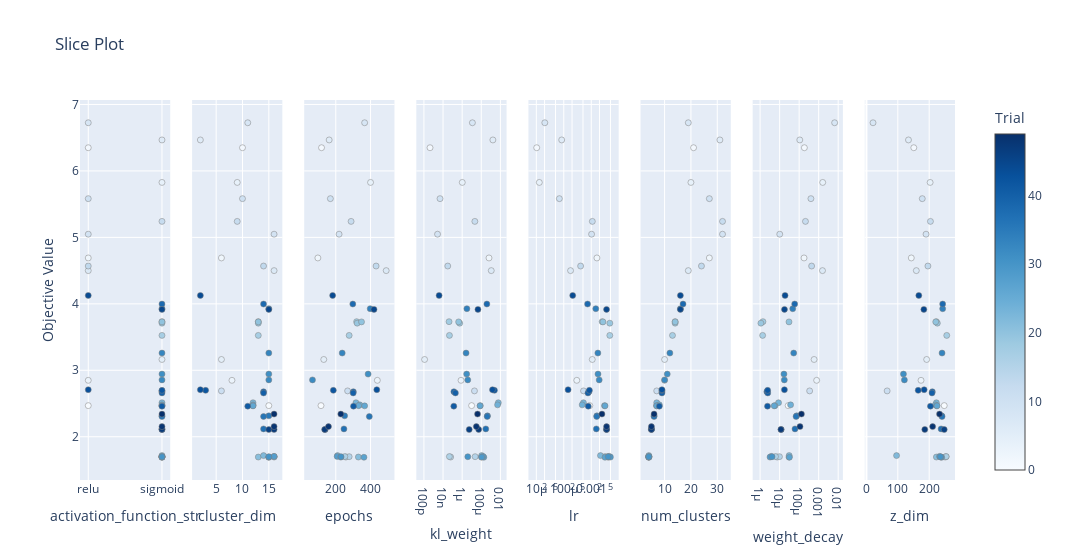

The notebook cell saved with this chart:
### Code cell
folder = "data/enron/"
# searcher = gridsearch_graphsage(folder)
# searcher = gridsearch_ddpm(folder)
# searcher = gridsearch_lstm(folder)
# searcher = gridsearch_mlp(folder)
searcher = gridsearch_bimlp(folder)

### Figure 1 — Plotly figure (JSON) as saved in the notebook; plotly's stock layout.template omitted (floating-point values rounded to 4 significant figures)
{"data": [{"marker": {"color": [0, 1, 2, 3, 4, 5, 6, 7, 8, 9, 10, 11, 12, 13, 14, 15, 16, 17, 18, 19, 20, 21, 22, 23, 24, 25, 26, 27, 28, 29, 30, 31, 32, 33, 34, 35, 36, 37, 38, 39, 40, 41, 42, 43, 44, 45, 46, 47, 48, 49], "colorbar": {"title": {"text": "Trial"}, "x": 1, "xpad": 40}, "colorscale": [[0, "rgb(247,251,255)"], [0.125, "rgb(222,235,247)"], [0.25, "rgb(198,219,239)"], [0.375, "rgb(158,202,225)"], [0.5, "rgb(107,174,214)"], [0.625, "rgb(66,146,198)"], [0.75, "rgb(33,113,181)"], [0.875, "rgb(8,81,156)"], [1, "rgb(8,48,107)"]], "line": {"color": "Grey", "width": 0.5}, "showscale": true}, "mode": "markers", "name": "Feasible Trial", "showlegend": false, "type": "scatter", "x": ["relu", "relu", "relu", "relu", "sigmoid", "sigmoid", "sigmoid", "relu", "relu", "relu", "relu", "sigmoid", "sigmoid", "relu", "sigmoid", "sigmoid", "sigmoid", "sigmoid", "sigmoid", "sigmoid", "sigmoid", "sigmoid", "sigmoid", "sigmoid", "sigmoid", "sigmoid", "sigmoid", "sigmoid", "sigmoid", "sigmoid", "sigmoid", "sigmoid", "sigmoid", "sigmoid", "sigmoid", "sigmoid", "sigmoid", "sigmoid", "sigmoid", "sigmoid", "sigmoid", "sigmoid", "sigmoid", "relu", "relu", "sigmoid", "sigmoid", "sigmoid", "sigmoid", "sigmoid"], "xaxis": "x", "y": [2.468, 6.349, 4.691, 2.849, 5.827, 3.163, 6.466, 4.5, 6.725, 5.048, 5.583, 2.69, 5.241, 4.569, 1.694, 1.7, 1.702, 3.525, 3.732, 3.709, 3.728, 1.694, 1.716, 2.512, 2.48, 2.468, 2.465, 1.691, 1.704, 1.693, 1.699, 2.943, 2.855, 3.259, 3.927, 2.315, 2.305, 2.118, 3.997, 2.677, 2.659, 2.46, 2.698, 2.708, 4.126, 3.916, 2.108, 2.109, 2.152, 2.341], "yaxis": "y"}, {"marker": {"color": [0, 1, 2, 3, 4, 5, 6, 7, 8, 9, 10, 11, 12, 13, 14, 15, 16, 17, 18, 19, 20, 21, 22, 23, 24, 25, 26, 27, 28, 29, 30, 31, 32, 33, 34, 35, 36, 37, 38, 39, 40, 41, 42, 43, 44, 45, 46, 47, 48, 49], "colorbar": {"title": {"text": "Trial"}, "x": 1, "xpad": 40}, "colorscale": [[0, "rgb(247,251,255)"], [0.125, "rgb(222,235,247)"], [0.25, "rgb(198,219,239)"], [0.375, "rgb(158,202,225)"], [0.5, "rgb(107,174,214)"], [0.625, "rgb(66,146,198)"], [0.75, "rgb(33,113,181)"], [0.875, "rgb(8,81,156)"], [1, "rgb(8,48,107)"]], "line": {"color": "Grey", "width": 0.5}, "showscale": false}, "mode": "markers", "name": "Feasible Trial", "showlegend": false, "type": "scatter", "x": [15, 10, 6, 8, 9, 6, 2, 16, 11, 16, 10, 6, 9, 14, 16, 16, 16, 13, 13, 13, 13, 13, 14, 12, 12, 12, 12, 15, 16, 15, 15, 15, 15, 15, 15, 15, 14, 14, 14, 14, 14, 11, 3, 2, 2, 15, 15, 16, 16, 16], "xaxis": "x2", "y": [2.468, 6.349, 4.691, 2.849, 5.827, 3.163, 6.466, 4.5, 6.725, 5.048, 5.583, 2.69, 5.241, 4.569, 1.694, 1.7, 1.702, 3.525, 3.732, 3.709, 3.728, 1.694, 1.716, 2.512, 2.48, 2.468, 2.465, 1.691, 1.704, 1.693, 1.699, 2.943, 2.855, 3.259, 3.927, 2.315, 2.305, 2.118, 3.997, 2.677, 2.659, 2.46, 2.698, 2.708, 4.126, 3.916, 2.108, 2.109, 2.152, 2.341], "yaxis": "y2"}, {"marker": {"color": [0, 1, 2, 3, 4, 5, 6, 7, 8, 9, 10, 11, 12, 13, 14, 15, 16, 17, 18, 19, 20, 21, 22, 23, 24, 25, 26, 27, 28, 29, 30, 31, 32, 33, 34, 35, 36, 37, 38, 39, 40, 41, 42, 43, 44, 45, 46, 47, 48, 49], "colorbar": {"title": {"text": "Trial"}, "x": 1, "xpad": 40}, "colorscale": [[0, "rgb(247,251,255)"], [0.125, "rgb(222,235,247)"], [0.25, "rgb(198,219,239)"], [0.375, "rgb(158,202,225)"], [0.5, "rgb(107,174,214)"], [0.625, "rgb(66,146,198)"], [0.75, "rgb(33,113,181)"], [0.875, "rgb(8,81,156)"], [1, "rgb(8,48,107)"]], "line": {"color": "Grey", "width": 0.5}, "showscale": false}, "mode": "markers", "name": "Feasible Trial", "showlegend": false, "type": "scatter", "x": [115, 118, 97, 439, 400, 131, 162, 490, 366, 219, 169, 268, 288, 432, 258, 277, 252, 277, 320, 323, 348, 330, 210, 316, 338, 331, 366, 362, 208, 229, 230, 386, 66, 237, 398, 251, 393, 247, 298, 301, 300, 302, 186, 436, 182, 420, 139, 136, 158, 229], "xaxis": "x3", "y": [2.468, 6.349, 4.691, 2.849, 5.827, 3.163, 6.466, 4.5, 6.725, 5.048, 5.583, 2.69, 5.241, 4.569, 1.694, 1.7, 1.702, 3.525, 3.732, 3.709, 3.728, 1.694, 1.716, 2.512, 2.48, 2.468, 2.465, 1.691, 1.704, 1.693, 1.699, 2.943, 2.855, 3.259, 3.927, 2.315, 2.305, 2.118, 3.997, 2.677, 2.659, 2.46, 2.698, 2.708, 4.126, 3.916, 2.108, 2.109, 2.152, 2.341], "yaxis": "y3"}, {"marker": {"color": [0, 1, 2, 3, 4, 5, 6, 7, 8, 9, 10, 11, 12, 13, 14, 15, 16, 17, 18, 19, 20, 21, 22, 23, 24, 25, 26, 27, 28, 29, 30, 31, 32, 33, 34, 35, 36, 37, 38, 39, 40, 41, 42, 43, 44, 45, 46, 47, 48, 49], "colorbar": {"title": {"text": "Trial"}, "x": 1, "xpad": 40}, "colorscale": [[0, "rgb(247,251,255)"], [0.125, "rgb(222,235,247)"], [0.25, "rgb(198,219,239)"], [0.375, "rgb(158,202,225)"], [0.5, "rgb(107,174,214)"], [0.625, "rgb(66,146,198)"], [0.75, "rgb(33,113,181)"], [0.875, "rgb(8,81,156)"], [1, "rgb(8,48,107)"]], "line": {"color": "Grey", "width": 0.5}, "showscale": false}, "mode": "markers", "name": "Feasible Trial", "showlegend": false, "type": "scatter", "x": [9.769e-06, 4.344e-10, 0.000641, 7.64e-07, 1.026e-06, 1.175e-10, 0.001637, 0.001107, 1.178e-05, 2.66e-09, 4.846e-09, 1.938e-05, 2.125e-05, 3.116e-08, 6.289e-08, 2.28e-05, 4.629e-08, 4.679e-08, 4.25e-08, 5.514e-07, 4.282e-07, 0.0001041, 0.0001098, 0.006038, 0.005089, 7.82e-05, 7.432e-05, 0.0001837, 0.0001508, 0.0001102, 3.904e-06, 2.958e-06, 3.862e-06, 2.566e-06, 3.126e-06, 0.0004428, 0.0004169, 0.0002969, 0.0003844, 1.364e-07, 1.97e-07, 1.339e-07, 0.002374, 0.001489, 3.874e-09, 4.488e-05, 5.475e-06, 5.332e-05, 3.041e-05, 4.059e-05], "xaxis": "x4", "y": [2.468, 6.349, 4.691, 2.849, 5.827, 3.163, 6.466, 4.5, 6.725, 5.048, 5.583, 2.69, 5.241, 4.569, 1.694, 1.7, 1.702, 3.525, 3.732, 3.709, 3.728, 1.694, 1.716, 2.512, 2.48, 2.468, 2.465, 1.691, 1.704, 1.693, 1.699, 2.943, 2.855, 3.259, 3.927, 2.315, 2.305, 2.118, 3.997, 2.677, 2.659, 2.46, 2.698, 2.708, 4.126, 3.916, 2.108, 2.109, 2.152, 2.341], "yaxis": "y4"}, {"marker": {"color": [0, 1, 2, 3, 4, 5, 6, 7, 8, 9, 10, 11, 12, 13, 14, 15, 16, 17, 18, 19, 20, 21, 22, 23, 24, 25, 26, 27, 28, 29, 30, 31, 32, 33, 34, 35, 36, 37, 38, 39, 40, 41, 42, 43, 44, 45, 46, 47, 48, 49], "colorbar": {"title": {"text": "Trial"}, "x": 1, "xpad": 40}, "colorscale": [[0, "rgb(247,251,255)"], [0.125, "rgb(222,235,247)"], [0.25, "rgb(198,219,239)"], [0.375, "rgb(158,202,225)"], [0.5, "rgb(107,174,214)"], [0.625, "rgb(66,146,198)"], [0.75, "rgb(33,113,181)"], [0.875, "rgb(8,81,156)"], [1, "rgb(8,48,107)"]], "line": {"color": "Grey", "width": 0.5}, "showscale": false}, "mode": "markers", "name": "Feasible Trial", "showlegend": false, "type": "scatter", "x": [0.0008899, 1.033e-05, 0.001606, 0.0002974, 1.288e-05, 0.001088, 8.392e-05, 0.0001767, 2.038e-05, 0.001027, 6.908e-05, 0.0005222, 0.001095, 0.0004099, 0.004344, 0.004, 0.003198, 0.004731, 0.002497, 0.004741, 0.002668, 0.004026, 0.002165, 0.0005185, 0.0004679, 0.00304, 0.00317, 0.003166, 0.004554, 0.004981, 0.00413, 0.001759, 0.001944, 0.001741, 0.001462, 0.001608, 0.001579, 0.00153, 0.0007351, 0.0008236, 0.0007572, 0.0007776, 0.0008557, 0.0001434, 0.0002113, 0.003601, 0.003571, 0.003631, 0.003605, 0.002453], "xaxis": "x5", "y": [2.468, 6.349, 4.691, 2.849, 5.827, 3.163, 6.466, 4.5, 6.725, 5.048, 5.583, 2.69, 5.241, 4.569, 1.694, 1.7, 1.702, 3.525, 3.732, 3.709, 3.728, 1.694, 1.716, 2.512, 2.48, 2.468, 2.465, 1.691, 1.704, 1.693, 1.699, 2.943, 2.855, 3.259, 3.927, 2.315, 2.305, 2.118, 3.997, 2.677, 2.659, 2.46, 2.698, 2.708, 4.126, 3.916, 2.108, 2.109, 2.152, 2.341], "yaxis": "y5"}, {"marker": {"color": [0, 1, 2, 3, 4, 5, 6, 7, 8, 9, 10, 11, 12, 13, 14, 15, 16, 17, 18, 19, 20, 21, 22, 23, 24, 25, 26, 27, 28, 29, 30, 31, 32, 33, 34, 35, 36, 37, 38, 39, 40, 41, 42, 43, 44, 45, 46, 47, 48, 49], "colorbar": {"title": {"text": "Trial"}, "x": 1, "xpad": 40}, "colorscale": [[0, "rgb(247,251,255)"], [0.125, "rgb(222,235,247)"], [0.25, "rgb(198,219,239)"], [0.375, "rgb(158,202,225)"], [0.5, "rgb(107,174,214)"], [0.625, "rgb(66,146,198)"], [0.75, "rgb(33,113,181)"], [0.875, "rgb(8,81,156)"], [1, "rgb(8,48,107)"]], "line": {"color": "Grey", "width": 0.5}, "showscale": false}, "mode": "markers", "name": "Feasible Trial", "showlegend": false, "type": "scatter", "x": [7, 21, 27, 10, 20, 10, 31, 19, 19, 32, 27, 7, 32, 24, 4, 4, 4, 13, 14, 14, 14, 4, 4, 7, 8, 7, 7, 4, 4, 4, 4, 11, 10, 12, 16, 6, 6, 5, 17, 9, 9, 8, 9, 9, 16, 16, 5, 5, 5, 6], "xaxis": "x6", "y": [2.468, 6.349, 4.691, 2.849, 5.827, 3.163, 6.466, 4.5, 6.725, 5.048, 5.583, 2.69, 5.241, 4.569, 1.694, 1.7, 1.702, 3.525, 3.732, 3.709, 3.728, 1.694, 1.716, 2.512, 2.48, 2.468, 2.465, 1.691, 1.704, 1.693, 1.699, 2.943, 2.855, 3.259, 3.927, 2.315, 2.305, 2.118, 3.997, 2.677, 2.659, 2.46, 2.698, 2.708, 4.126, 3.916, 2.108, 2.109, 2.152, 2.341], "yaxis": "y6"}, {"marker": {"color": [0, 1, 2, 3, 4, 5, 6, 7, 8, 9, 10, 11, 12, 13, 14, 15, 16, 17, 18, 19, 20, 21, 22, 23, 24, 25, 26, 27, 28, 29, 30, 31, 32, 33, 34, 35, 36, 37, 38, 39, 40, 41, 42, 43, 44, 45, 46, 47, 48, 49], "colorbar": {"title": {"text": "Trial"}, "x": 1, "xpad": 40}, "colorscale": [[0, "rgb(247,251,255)"], [0.125, "rgb(222,235,247)"], [0.25, "rgb(198,219,239)"], [0.375, "rgb(158,202,225)"], [0.5, "rgb(107,174,214)"], [0.625, "rgb(66,146,198)"], [0.75, "rgb(33,113,181)"], [0.875, "rgb(8,81,156)"], [1, "rgb(8,48,107)"]], "line": {"color": "Grey", "width": 0.5}, "showscale": false}, "mode": "markers", "name": "Feasible Trial", "showlegend": false, "type": "scatter", "x": [2.745e-05, 0.0001852, 0.0001781, 0.0007903, 0.001612, 0.0005839, 0.0001079, 0.001573, 0.00658, 1.014e-05, 0.0004004, 0.0003452, 0.0002108, 0.0004354, 7.487e-06, 9.805e-06, 6.153e-06, 1.348e-06, 1.397e-06, 1.1e-06, 3.017e-05, 3.02e-05, 3.089e-05, 8.797e-06, 3.648e-05, 5.752e-06, 5.258e-06, 3.166e-05, 3.734e-06, 3.223e-06, 4.086e-06, 1.669e-05, 1.739e-05, 5.256e-05, 4.69e-05, 7.457e-05, 6.975e-05, 6.124e-05, 5.903e-05, 2.218e-06, 2.468e-06, 2.389e-06, 2.423e-06, 1.76e-05, 1.898e-05, 1.772e-05, 1.201e-05, 1.164e-05, 0.0001105, 0.0001309], "xaxis": "x7", "y": [2.468, 6.349, 4.691, 2.849, 5.827, 3.163, 6.466, 4.5, 6.725, 5.048, 5.583, 2.69, 5.241, 4.569, 1.694, 1.7, 1.702, 3.525, 3.732, 3.709, 3.728, 1.694, 1.716, 2.512, 2.48, 2.468, 2.465, 1.691, 1.704, 1.693, 1.699, 2.943, 2.855, 3.259, 3.927, 2.315, 2.305, 2.118, 3.997, 2.677, 2.659, 2.46, 2.698, 2.708, 4.126, 3.916, 2.108, 2.109, 2.152, 2.341], "yaxis": "y7"}, {"marker": {"color": [0, 1, 2, 3, 4, 5, 6, 7, 8, 9, 10, 11, 12, 13, 14, 15, 16, 17, 18, 19, 20, 21, 22, 23, 24, 25, 26, 27, 28, 29, 30, 31, 32, 33, 34, 35, 36, 37, 38, 39, 40, 41, 42, 43, 44, 45, 46, 47, 48, 49], "colorbar": {"title": {"text": "Trial"}, "x": 1, "xpad": 40}, "colorscale": [[0, "rgb(247,251,255)"], [0.125, "rgb(222,235,247)"], [0.25, "rgb(198,219,239)"], [0.375, "rgb(158,202,225)"], [0.5, "rgb(107,174,214)"], [0.625, "rgb(66,146,198)"], [0.75, "rgb(33,113,181)"], [0.875, "rgb(8,81,156)"], [1, "rgb(8,48,107)"]], "line": {"color": "Grey", "width": 0.5}, "showscale": false}, "mode": "markers", "name": "Feasible Trial", "showlegend": false, "type": "scatter", "x": [248, 151, 143, 174, 203, 192, 134, 159, 21, 190, 178, 66, 204, 196, 251, 254, 254, 256, 223, 226, 221, 223, 96, 223, 220, 224, 225, 240, 233, 237, 236, 118, 121, 241, 243, 240, 241, 238, 243, 210, 209, 204, 165, 184, 167, 183, 248, 186, 211, 233], "xaxis": "x8", "y": [2.468, 6.349, 4.691, 2.849, 5.827, 3.163, 6.466, 4.5, 6.725, 5.048, 5.583, 2.69, 5.241, 4.569, 1.694, 1.7, 1.702, 3.525, 3.732, 3.709, 3.728, 1.694, 1.716, 2.512, 2.48, 2.468, 2.465, 1.691, 1.704, 1.693, 1.699, 2.943, 2.855, 3.259, 3.927, 2.315, 2.305, 2.118, 3.997, 2.677, 2.659, 2.46, 2.698, 2.708, 4.126, 3.916, 2.108, 2.109, 2.152, 2.341], "yaxis": "y8"}], "layout": {"title": {"text": "Slice Plot"}, "width": 2400, "xaxis": {"anchor": "y", "categoryarray": ["relu", "sigmoid"], "categoryorder": "array", "domain": [0, 0.1031], "title": {"text": "activation_function_str"}, "type": "category"}, "xaxis2": {"anchor": "y2", "domain": [0.1281, 0.2312], "title": {"text": "cluster_dim"}}, "xaxis3": {"anchor": "y3", "domain": [0.2562, 0.3594], "title": {"text": "epochs"}}, "xaxis4": {"anchor": "y4", "domain": [0.3844, 0.4875], "title": {"text": "kl_weight"}, "type": "log"}, "xaxis5": {"anchor": "y5", "domain": [0.5125, 0.6156], "title": {"text": "lr"}, "type": "log"}, "xaxis6": {"anchor": "y6", "domain": [0.6406, 0.7438], "title": {"text": "num_clusters"}}, "xaxis7": {"anchor": "y7", "domain": [0.7688, 0.8719], "title": {"text": "weight_decay"}, "type": "log"}, "xaxis8": {"anchor": "y8", "domain": [0.8969, 1], "title": {"text": "z_dim"}}, "yaxis": {"anchor": "x", "domain": [0, 1], "title": {"text": "Objective Value"}}, "yaxis2": {"anchor": "x2", "domain": [0, 1], "matches": "y", "showticklabels": false}, "yaxis3": {"anchor": "x3", "domain": [0, 1], "matches": "y", "showticklabels": false}, "yaxis4": {"anchor": "x4", "domain": [0, 1], "matches": "y", "showticklabels": false}, "yaxis5": {"anchor": "x5", "domain": [0, 1], "matches": "y", "showticklabels": false}, "yaxis6": {"anchor": "x6", "domain": [0, 1], "matches": "y", "showticklabels": false}, "yaxis7": {"anchor": "x7", "domain": [0, 1], "matches": "y", "showticklabels": false}, "yaxis8": {"anchor": "x8", "domain": [0, 1], "matches": "y", "showticklabels": false}}}
